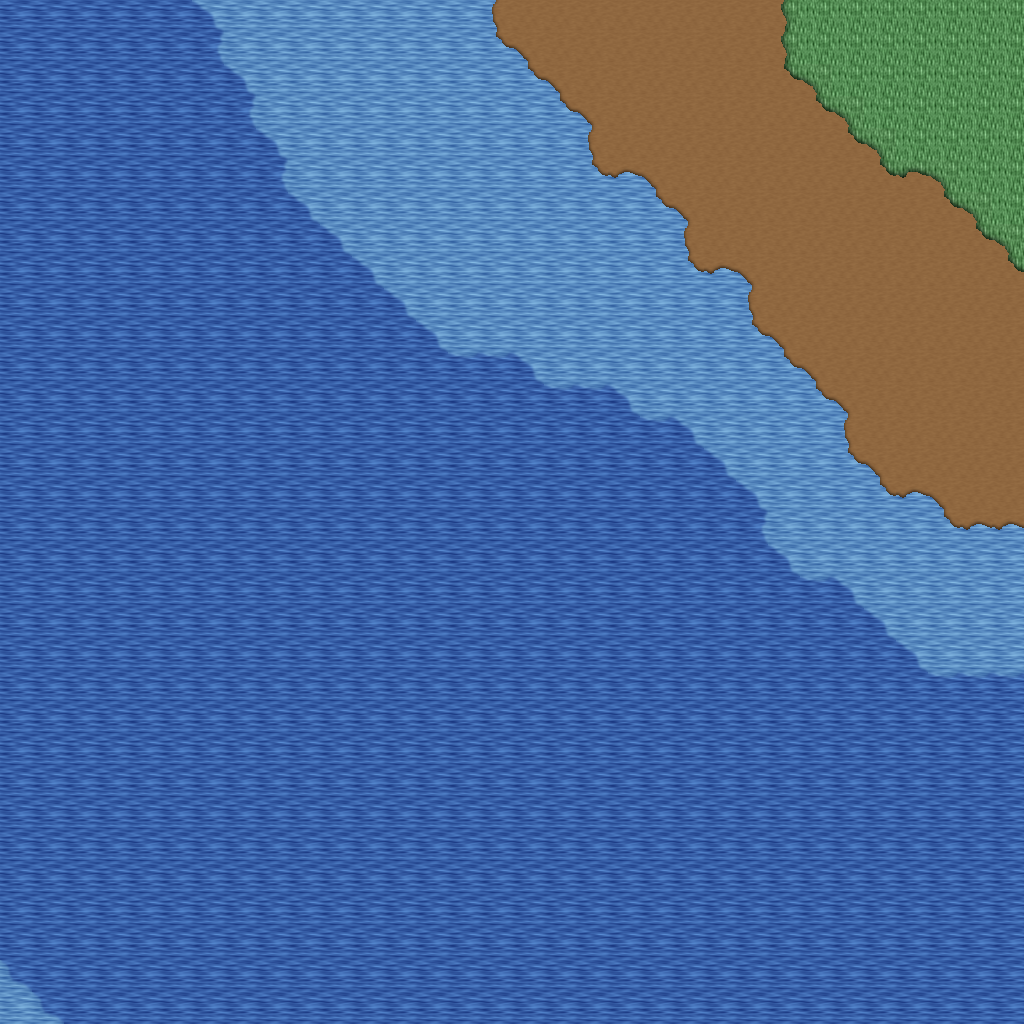

Below is a game level as drawn by its tile map, then a one-line description and the .tmx that defines it (tile-layer data replaced by summaries):
An orthogonal 32x32 tile map with 32x32 px tiles, 5 tile layers (Ground, Objects, Objects2, Above, ...), 1 hidden layer not drawn, 21 tilesets.

<map version="1.10" tiledversion="1.11.0" orientation="orthogonal" renderorder="right-down" width="32" height="32" tilewidth="32" tileheight="32" infinite="0" nextlayerid="11" nextobjectid="1">
 <tileset firstgid="1" name="logic_collision" tilewidth="32" tileheight="32" tilecount="1" columns="1">
  <image source="../drawable/logic_collision.png" width="32" height="32" />
 </tileset>
 <tileset firstgid="2" name="ground_ground" tilewidth="32" tileheight="32" tilecount="33" columns="3">
  <image source="../drawable/ground_ground.png" width="96" height="352" />
 </tileset>
 <tileset firstgid="35" name="building_castle" tilewidth="32" tileheight="32" tilecount="320" columns="20">
  <image source="../drawable/building_castle.png" width="640" height="512" />
 </tileset>
 <tileset firstgid="355" name="ground_water_pool" tilewidth="32" tileheight="32" tilecount="72" columns="3">
  <image source="../drawable/ground_water_pool.png" width="96" height="768" />
 </tileset>
 <tileset firstgid="427" name="ground_earth_edges" tilewidth="32" tileheight="32" tilecount="18" columns="6">
  <image source="../drawable/ground_earth_edges.png" width="192" height="96" />
 </tileset>
 <tileset firstgid="445" name="ground_grass_corners" tilewidth="32" tileheight="32" tilecount="24" columns="6">
  <image source="../drawable/ground_grass_corners.png" width="192" height="128" />
 </tileset>
 <tileset firstgid="469" name="ground_grass_edges" tilewidth="32" tileheight="32" tilecount="36" columns="12">
  <image source="../drawable/ground_grass_edges.png" width="384" height="96" />
 </tileset>
 <tileset firstgid="505" name="object_row_boat" tilewidth="32" tileheight="32" tilecount="30" columns="6">
  <image source="../drawable/object_row_boat.png" width="192" height="160" />
 </tileset>
 <tileset firstgid="535" name="item_ropes" tilewidth="32" tileheight="32" tilecount="4" columns="2">
  <image source="../drawable/item_ropes.png" width="64" height="64" />
 </tileset>
 <tileset firstgid="539" name="object_boardwalk" tilewidth="32" tileheight="32" tilecount="36" columns="6">
  <image source="../drawable/object_boardwalk.png" width="192" height="192" />
 </tileset>
 <tileset firstgid="575" name="object_ship" tilewidth="32" tileheight="32" tilecount="368" columns="16">
  <image source="../drawable/object_ship.png" width="512" height="736" />
 </tileset>
 <tileset firstgid="943" name="item_fishing_nets" tilewidth="32" tileheight="32" tilecount="6" columns="3">
  <image source="../drawable/item_fishing_nets.png" width="96" height="64" />
 </tileset>
 <tileset firstgid="949" name="item_fishrods" tilewidth="32" tileheight="32" tilecount="12" columns="4">
  <image source="../drawable/item_fishrods.png" width="128" height="96" />
 </tileset>
 <tileset firstgid="961" name="plant_stump_stump_vertical" tilewidth="32" tileheight="32" tilecount="1" columns="1">
  <image source="../drawable/plant_stump_stump_vertical.png" width="32" height="32" />
 </tileset>
 <tileset firstgid="962" name="item_pot_barrel" tilewidth="32" tileheight="32" tilecount="2" columns="1">
  <image source="../drawable/item_pot_barrel.png" width="32" height="64" />
 </tileset>
 <tileset firstgid="964" name="ground_cobbled_paving" tilewidth="32" tileheight="32" tilecount="1" columns="1">
  <image source="../drawable/ground_cobbled_paving.png" width="32" height="32" />
 </tileset>
 <tileset firstgid="965" name="ground_ladder_vertical_pale" tilewidth="32" tileheight="32" tilecount="5" columns="5">
  <image source="../drawable/ground_ladder_vertical_pale.png" width="160" height="32" />
 </tileset>
 <tileset firstgid="970" name="item_caution_sign" tilewidth="32" tileheight="32" tilecount="1" columns="1">
  <image source="../drawable/item_caution_sign.png" width="32" height="32" />
 </tileset>
 <tileset firstgid="971" name="ground_ridge_earth_dark" tilewidth="32" tileheight="32" tilecount="96" columns="12">
  <image source="../drawable/ground_ridge_earth_dark.png" width="384" height="256" />
 </tileset>
 <tileset firstgid="1067" name="ground_ridge_earth_pale" tilewidth="32" tileheight="32" tilecount="96" columns="12">
  <image source="../drawable/ground_ridge_earth_pale.png" width="384" height="256" />
 </tileset>
 <tileset firstgid="1163" name="plant_tree_tree_darkgreen" tilewidth="32" tileheight="32" tilecount="88" columns="8">
  <image source="../drawable/plant_tree_tree_darkgreen.png" width="256" height="352" />
 </tileset>
 <layer id="1" name="Ground" width="32" height="32">
  <data>[1024 cells, 1024 non-empty, 8 distinct tile ids]</data>
 </layer>
 <layer id="2" name="Objects" width="32" height="32">
  <data>[1024 cells, 49 non-empty, 8 distinct tile ids]</data>
 </layer>
 <layer id="3" name="Objects2" width="32" height="32">
  <data>[1024 cells, 0 non-empty, 0 distinct tile ids]</data>
 </layer>
 <layer id="4" name="Above" width="32" height="32">
  <data>[1024 cells, 0 non-empty, 0 distinct tile ids]</data>
 </layer>
 <layer id="5" name="Above2" width="32" height="32">
  <data>[1024 cells, 0 non-empty, 0 distinct tile ids]</data>
 </layer>
 <layer id="6" name="Walkable" width="32" height="32" visible="0">
  <data>[1024 cells, 679 non-empty, 1 distinct tile ids]</data>
 </layer>
 <objectgroup id="7" name="Mapevents" />
 <objectgroup id="8" name="Spawn" />
 <objectgroup id="9" name="Keys" />
 <objectgroup id="10" name="Replace" />
</map>
